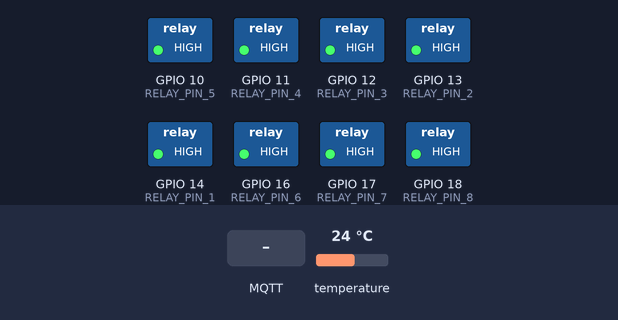
This sketch was run on a simulated ESP32-S3. On the bench: switched loads named in the sketch (green lamp = pin HIGH). The test bench sets the inputs (shaded band); at power-on: temperature 24 °C. WiFi joins after 1.5 s; servers stay silent unless stated; no MQTT or app messages arrive unless stated; what the sketch prints to the serial monitor is not drawn.

Above: at 2.7 s.
2.8 s: MQTT message "ON" arrives on the second subscribed topic
At 4.0 s:
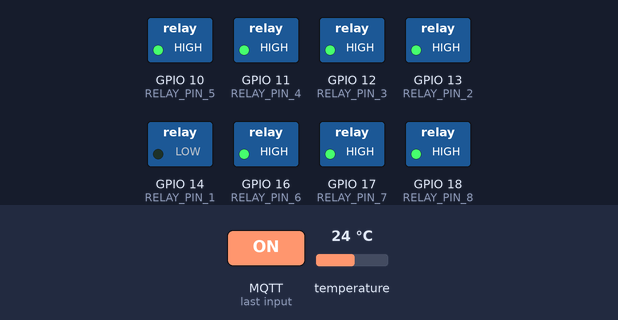
4.3 s: MQTT message "ON" arrives on the third subscribed topic
At 5.2 s:
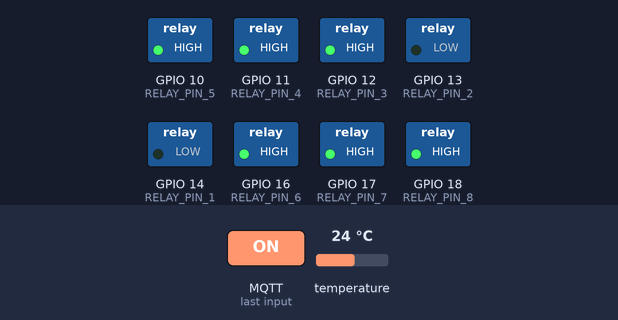
5.8 s: MQTT message "OFF" arrives on the second subscribed topic
At 6.4 s:
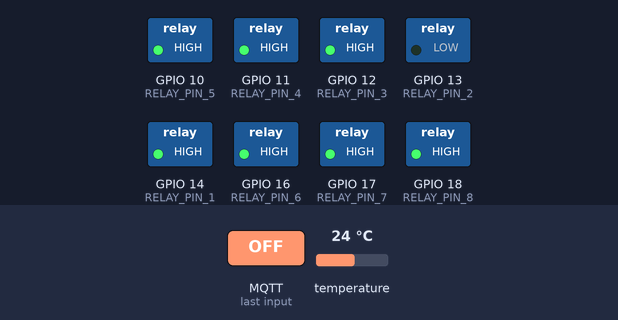
7.3 s: MQTT message "OFF" arrives on the third subscribed topic
At 8.7 s:
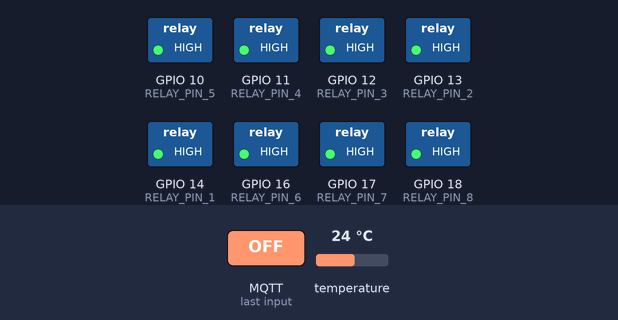
Timing chart, 0 to 10.3 s (numbered marks = the images above; inputs shaded):
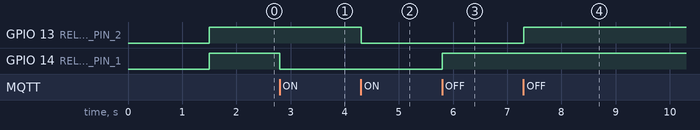

The sketch:

relaysWithTempSensorMqtt.ino
```cpp
#include <WiFi.h>
#include <PubSubClient.h>
#include <OneWire.h>
#include <DallasTemperature.h>

#define RELAY_PIN_1 14
#define RELAY_PIN_2 13
#define RELAY_PIN_3 12
#define RELAY_PIN_4 11
#define RELAY_PIN_5 10
#define RELAY_PIN_6 16
#define RELAY_PIN_7 17
#define RELAY_PIN_8 18
#define ONE_WIRE_BUS 4

const char *ssid = "ssid";
const char *password = "pass";
const char *mqtt_server = "server";
const char *mqtt_user = "mosquitto";
const char *mqtt_topic = "homeassistant/temperature/boileris";

WiFiClient espClient;
PubSubClient client(espClient);
OneWire oneWire(ONE_WIRE_BUS);
DallasTemperature sensors(&oneWire);

unsigned long lastTempRead = 0;
const long tempInterval = 10000; // Read every 10 seconds

void setup_wifi() {
    Serial.print("Connecting to WiFi");
    WiFi.begin(ssid, password);
    int attempts = 0;
    while (WiFi.status() != WL_CONNECTED) {
        delay(500);
        Serial.print(".");
        if (++attempts >= 60) {
            Serial.println("\nFailed to connect to WiFi.");
            return;
        }
    }
    Serial.println("\nConnected to WiFi");
    Serial.print("IP Address: ");
    Serial.println(WiFi.localIP());
}

void callback(char *topic, byte *payload, unsigned int length)
{
	Serial.print("Message arrived [");
	Serial.print(topic);
	Serial.print("] ");

	String message = "";
	for (int i = 0; i < length; i++)
	{
		message += (char)payload[i];
	}

	Serial.println(message);

	if (String(topic) == "homeassistant/relay/relay_1/set") {
		if (message == "ON") {
			digitalWrite(RELAY_PIN_1, LOW);							   // Turn relay 1 ON (open relay)
			client.publish("homeassistant/relay/relay_1", "ON", true); // Publish relay 1 state to MQTT
		} 	else if (message == "OFF") {
			digitalWrite(RELAY_PIN_1, HIGH);							// Turn relay 1 OFF (close relay)
			client.publish("homeassistant/relay/relay_1", "OFF", true); // Publish relay 1 state to MQTT
		}
	}

	if (String(topic) == "homeassistant/relay/relay_2/set") {
		if (message == "ON") {
			digitalWrite(RELAY_PIN_2, LOW);							   // Turn relay 2 ON (open relay)
			client.publish("homeassistant/relay/relay_2", "ON", true); // Publish relay 2 state to MQTT
		} else if (message == "OFF") {
			digitalWrite(RELAY_PIN_2, HIGH);							// Turn relay 2 OFF (close relay)
			client.publish("homeassistant/relay/relay_2", "OFF", true); // Publish relay 2 state to MQTT
		}
	}

	if (String(topic) == "homeassistant/relay/relay_3/set") {
		if (message == "ON") {
			digitalWrite(RELAY_PIN_3, LOW);							   // Turn relay 3 ON (open relay)
			client.publish("homeassistant/relay/relay_3", "ON", true); // Publish relay 3 state to MQTT
		} else if (message == "OFF") {
			digitalWrite(RELAY_PIN_3, HIGH);							// Turn relay 3 OFF (close relay)
			client.publish("homeassistant/relay/relay_3", "OFF", true); // Publish relay 3 state to MQTT
		}
	}

	if (String(topic) == "homeassistant/relay/relay_4/set") {
		if (message == "ON") {
			digitalWrite(RELAY_PIN_4, LOW);							   // Turn relay 4 ON (open relay)
			client.publish("homeassistant/relay/relay_4", "ON", true); // Publish relay 4 state to MQTT
		} else if (message == "OFF") {
			digitalWrite(RELAY_PIN_4, HIGH);							// Turn relay 4 OFF (close relay)
			client.publish("homeassistant/relay/relay_4", "OFF", true); // Publish relay 4 state to MQTT
		}
	}

	if (String(topic) == "homeassistant/relay/relay_5/set") {
		if (message == "ON") {
			digitalWrite(RELAY_PIN_5, LOW);							   // Turn relay 4 ON (open relay)
			client.publish("homeassistant/relay/relay_5", "ON", true); // Publish relay 4 state to MQTT
		} else if (message == "OFF") {
			digitalWrite(RELAY_PIN_5, HIGH);							// Turn relay 4 OFF (close relay)
			client.publish("homeassistant/relay/relay_5", "OFF", true); // Publish relay 4 state to MQTT
		}
	}

	if (String(topic) == "homeassistant/relay/relay_6/set")	{
		if (message == "ON") {
			digitalWrite(RELAY_PIN_6, LOW);							   // Turn relay 4 ON (open relay)
			client.publish("homeassistant/relay/relay_6", "ON", true); // Publish relay 4 state to MQTT
		} else if (message == "OFF") {
			digitalWrite(RELAY_PIN_6, HIGH);							// Turn relay 4 OFF (close relay)
			client.publish("homeassistant/relay/relay_6", "OFF", true); // Publish relay 4 state to MQTT
		}
	}

	if (String(topic) == "homeassistant/relay/relay_7/set") {
		if (message == "ON") {
			digitalWrite(RELAY_PIN_7, LOW);							   // Turn relay 4 ON (open relay)
			client.publish("homeassistant/relay/relay_7", "ON", true); // Publish relay 4 state to MQTT
		}
		else if (message == "OFF") {
			digitalWrite(RELAY_PIN_7, HIGH);							// Turn relay 4 OFF (close relay)
			client.publish("homeassistant/relay/relay_7", "OFF", true); // Publish relay 4 state to MQTT
		}
	}

	if (String(topic) == "homeassistant/relay/relay_8/set") {
		if (message == "ON") 	{
			digitalWrite(RELAY_PIN_8, LOW);							   // Turn relay 4 ON (open relay)
			client.publish("homeassistant/relay/relay_8", "ON", true); // Publish relay 4 state to MQTT
		}
		else if (message == "OFF") 	{
			digitalWrite(RELAY_PIN_8, HIGH);							// Turn relay 4 OFF (close relay)
			client.publish("homeassistant/relay/relay_8", "OFF", true); // Publish relay 4 state to MQTT
		}
	}
}

void reconnect() {
    while (!client.connected()) {
        Serial.print("Attempting MQTT connection...");
        if (client.connect("ESP32RelayModule", mqtt_user, NULL)) {
            Serial.println("connected");
            client.subscribe(mqtt_topic);
            client.subscribe("homeassistant/relay/relay_1/set");
			client.subscribe("homeassistant/relay/relay_2/set");
			client.subscribe("homeassistant/relay/relay_3/set");
			client.subscribe("homeassistant/relay/relay_4/set");
			client.subscribe("homeassistant/relay/relay_5/set");
			client.subscribe("homeassistant/relay/relay_6/set");
			client.subscribe("homeassistant/relay/relay_7/set");
			client.subscribe("homeassistant/relay/relay_8/set");

        } else {
            Serial.print("failed, rc=");
            Serial.print(client.state());
            Serial.println(" retrying in 5 seconds...");
            delay(5000);
        }
    }
}

void setup() {
    Serial.begin(115200);
    setup_wifi();
    client.setServer(mqtt_server, 1883);
    client.setCallback(callback);
    pinMode(ONE_WIRE_BUS, INPUT_PULLUP);
    pinMode(RELAY_PIN_1, OUTPUT);
    pinMode(RELAY_PIN_2, OUTPUT);
    pinMode(RELAY_PIN_3, OUTPUT);
    pinMode(RELAY_PIN_4, OUTPUT);
    pinMode(RELAY_PIN_5, OUTPUT);
    pinMode(RELAY_PIN_6, OUTPUT);
    pinMode(RELAY_PIN_7, OUTPUT);
    pinMode(RELAY_PIN_8, OUTPUT);
    digitalWrite(RELAY_PIN_1, HIGH);
    digitalWrite(RELAY_PIN_2, HIGH);
    digitalWrite(RELAY_PIN_3, HIGH);
    digitalWrite(RELAY_PIN_4, HIGH);
    digitalWrite(RELAY_PIN_5, HIGH);
    digitalWrite(RELAY_PIN_6, HIGH);
    digitalWrite(RELAY_PIN_7, HIGH);
    digitalWrite(RELAY_PIN_8, HIGH);
    sensors.begin();

	if (digitalRead(RELAY_PIN_1) == HIGH) {
		client.publish("homeassistant/relay/relay_1", "OFF", true); // Relay 1 is off (closed)
	} else {
		client.publish("homeassistant/relay/relay_1", "ON", true); // Relay 1 is on (open)
	}

	if (digitalRead(RELAY_PIN_2) == HIGH) {
		client.publish("homeassistant/relay/relay_2", "OFF", true); // Relay 2 is off (closed)
	} else {
		client.publish("homeassistant/relay/relay_2", "ON", true); // Relay 2 is on (open)
	}

	if (digitalRead(RELAY_PIN_3) == HIGH) {
		client.publish("homeassistant/relay/relay_3", "OFF", true); // Relay 3 is off (closed)
	} else {
		client.publish("homeassistant/relay/relay_3", "ON", true); // Relay 3 is on (open)
	}

	if (digitalRead(RELAY_PIN_4) == HIGH) {
		client.publish("homeassistant/relay/relay_4", "OFF", true); // Relay 4 is off (closed)
	} else 	{
		client.publish("homeassistant/relay/relay_4", "ON", true); // Relay 4 is on (open)
	}

	if (digitalRead(RELAY_PIN_5) == HIGH) {
		client.publish("homeassistant/relay/relay_5", "OFF", true); // Relay 4 is off (closed)
	} else {
		client.publish("homeassistant/relay/relay_5", "ON", true); // Relay 4 is on (open)
	}

	if (digitalRead(RELAY_PIN_6) == HIGH) {
		client.publish("homeassistant/relay/relay_6", "OFF", true); // Relay 4 is off (closed)
	} else {
		client.publish("homeassistant/relay/relay_6", "ON", true); // Relay 4 is on (open)
	}

	if (digitalRead(RELAY_PIN_7) == HIGH) {
		client.publish("homeassistant/relay/relay_7", "OFF", true); // Relay 4 is off (closed)
	} else {
		client.publish("homeassistant/relay/relay_7", "ON", true); // Relay 4 is on (open)
	}

	if (digitalRead(RELAY_PIN_8) == HIGH) {
		client.publish("homeassistant/relay/relay_8", "OFF", true); // Relay 4 is off (closed)
	} else {
		client.publish("homeassistant/relay/relay_8", "ON", true); // Relay 4 is on (open)
	}
}

void loop() {
    if (!client.connected()) {
        reconnect();
    }
    client.loop();

    static unsigned long lastTempRead = 0;
    const long tempInterval = 10000; // Send temperature every 10 seconds

    unsigned long currentMillis = millis();
    if (currentMillis - lastTempRead >= tempInterval) {
        lastTempRead = currentMillis;

        sensors.requestTemperatures();
        delay(200);
        float temperature = sensors.getTempCByIndex(0);

         Serial.print("Temperature: ");
            Serial.print(temperature);
            Serial.println(" °C");

            char tempMsg[8];
            dtostrf(temperature, 1, 2, tempMsg); // Format temperature to string
            client.publish(mqtt_topic, tempMsg);
    }
}
```

Measured:
- after the input at 2.8 s, GPIO 14 (RELAY_PIN_1): HIGH → LOW at once
- after the input at 4.3 s, GPIO 13 (RELAY_PIN_2): HIGH → LOW at once
- after the input at 5.8 s, GPIO 14 (RELAY_PIN_1): LOW → HIGH at once
- after the input at 7.3 s, GPIO 13 (RELAY_PIN_2): LOW → HIGH at once
